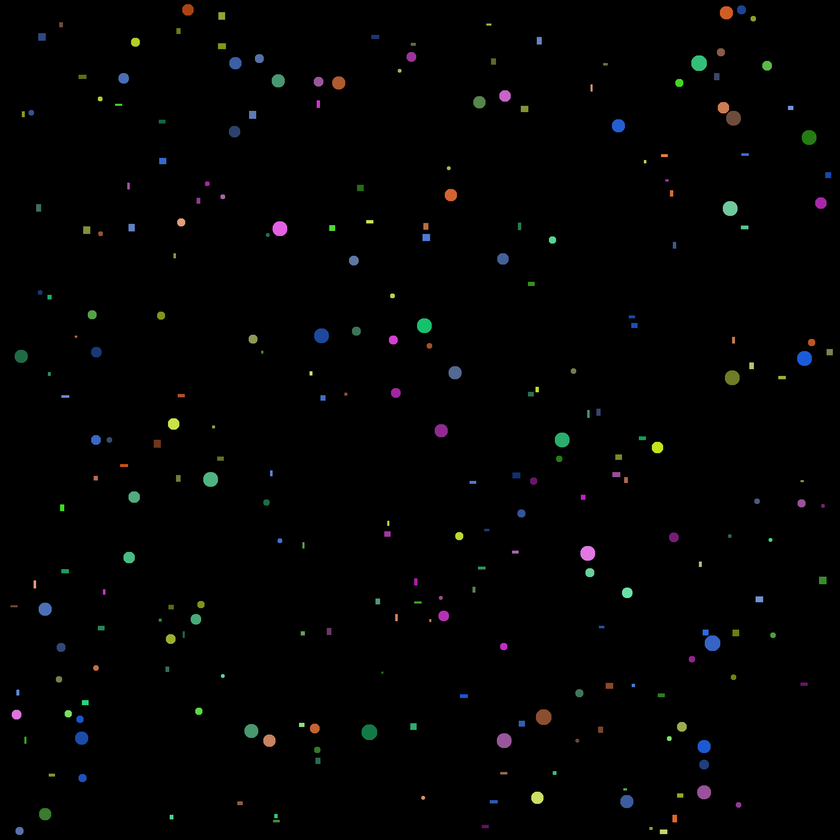
#> input picture balls-and-rects/balls_and_rects.png, 840 x 840 px, shrunk from 2000 x 2000 before the run
$ python main.py
#> lines starting #> are read from the running program, lines starting #| are printed output that depends on the picture; after the words box and inside, x2 and y2 are one past the last pixel; in counts of white or black regions, pixels touching at a corner belong together
import cv2
import matplotlib.pyplot as plt
import numpy as np
from skimage.measure import label, regionprops


image = plt.imread('balls_and_rects.png')
#> image is the input picture: shape (840, 840, 3) float32; mean R, G, B 0.00815, 0.00929, 0.00893
hsv = cv2.cvtColor(image, cv2.COLOR_RGB2HSV)
#> hsv: shape (840, 840, 3) float32; mean H, S, V 5.3, 0, 0
binary = image.mean(2) > 0
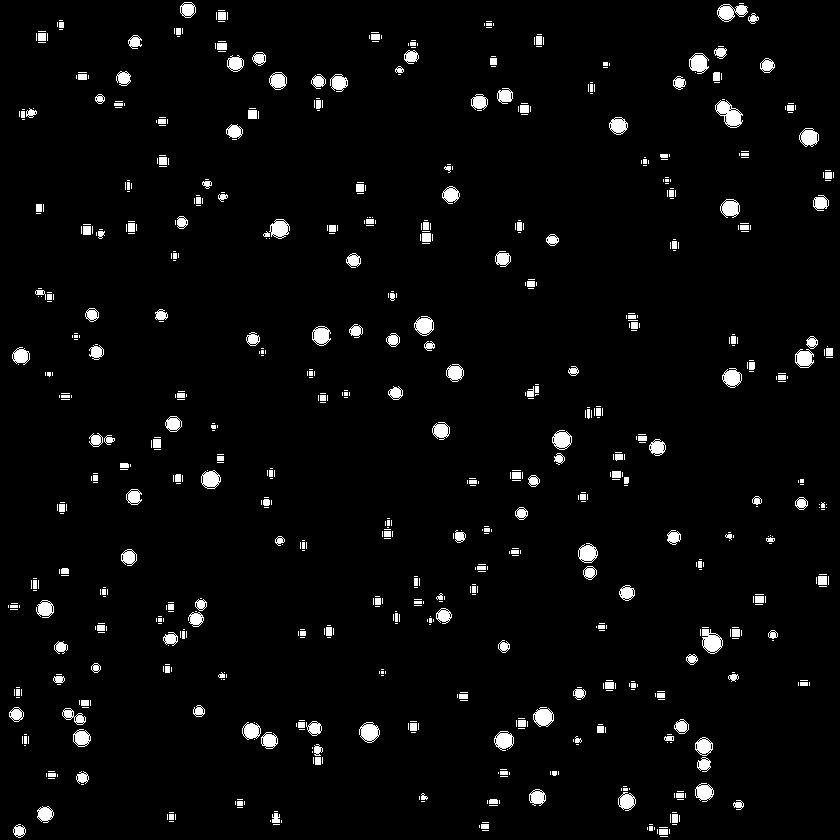
#> binary: shape (840, 840) bool; 3.5% white; 789 white regions (550 under 20 px)
labeled = label(binary)
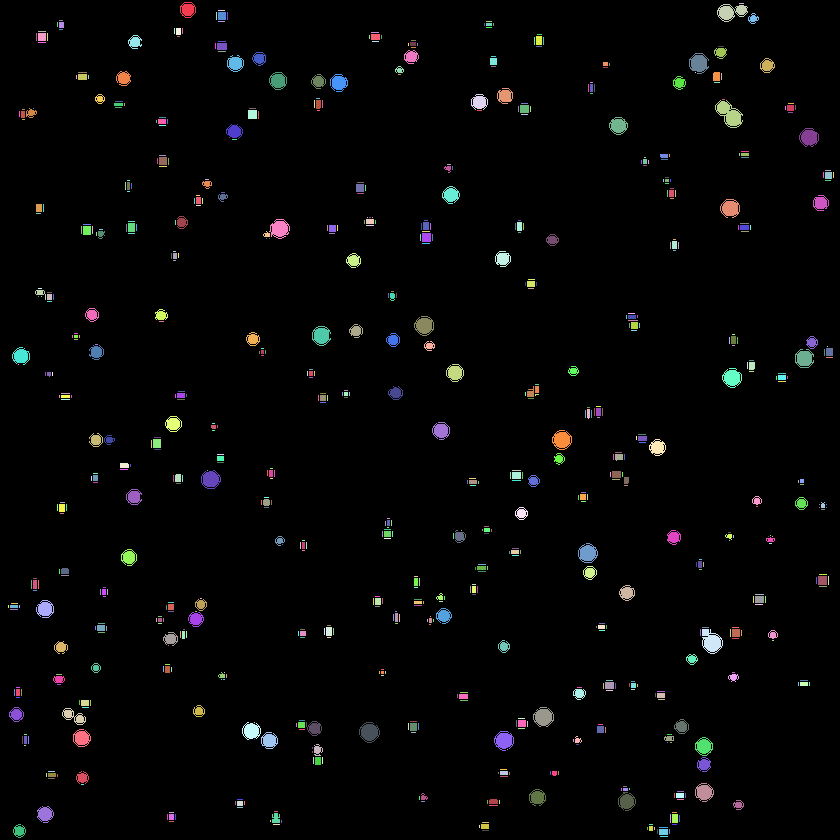
#> labeled: shape (840, 840) int32; 790 distinct labels, from 0 to 789; one colour per label, 0 black

print("All figures:", np.max(labeled))
#| All figures: 789

regions = regionprops(labeled)
#> regions = 789 regions; largest, box (x1, y1, x2, y2) and area: (715, 100, 743, 128) 411, (702, 629, 723, 654) 340, (717, 4, 748, 22) 321, (359, 722, 380, 743) 285, (533, 707, 554, 727) 283
colors = []
circles = []
rects = []
h = hsv[:, :, 0]
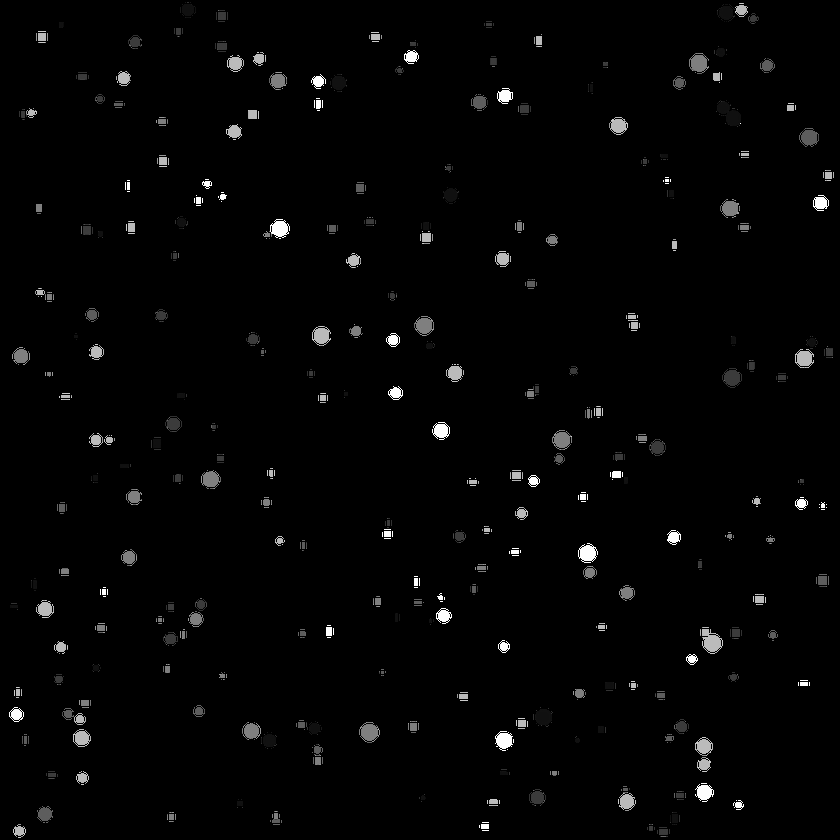
#> h: shape (840, 840) float32; min 0, max 300, mean 5.3; drawn with min black and max white

for region in regions:
    pixels = h[region.coords]
    r = h[region.bbox[0]:region.bbox[2], region.bbox[1]:region.bbox[3]]
    colors.extend(np.unique(r)[1:])
    if np.min(r) == 0.0:
        circles.append(r)
    else:
        rects.append(r)
#> this loop made 789 passes
#> r on passes 2, 5, 7: [[210, 240, 240, 240, 210]], [60, 60, 60, 60, 60, 60, 60, 60], [60, 60, 60, 60, 60, 60, 60, 60]
#> after the loop, circles = 292 items; colors = 7413 values, max 300 at index 518, min 8.57 at index 1148, mean 130.7; rects = 497 items

print("Rectangles:", len(rects))
#| Rectangles: 497
print("Circles:", len(circles))
#| Circles: 292

clusters = []
while colors:
    color1 = colors.pop(0)
    clusters.append([color1])
    for color2 in colors.copy():
        if abs(color1 - color2) < 5:
            clusters[-1].append(color2)
            colors.pop(colors.index(color2))
#> this loop made 27 passes
#> color1 on passes 1 to 12: 17.14, 30, 60, 240, 24, 180, 210, 218.2, 120, 68, 73.33, 90
#> after the loop, clusters = 27 items; colors = []

shades = {}

for cluster in clusters:
  shades[int(np.mean(cluster))] = {
      'circles': 0,
      'rects': 0
  }
#> this loop made 27 passes
#> cluster on passes 15, 24, 25, 26, 27: [12, 12, 8.57, 12, 12, 10, 12, 12, 12, 12], [200, 200, 200], [231.4], [40], [132]
#> after the loop, shades = 27 items

for shade in shades.keys():
  for i in range(len(circles)):
    if (shade-1) <= int(np.max(circles[i])) <= (shade+1):
      shades[shade]['circles'] += 1

  for i in range(len(rects)):
    if (shade-1) <= int(np.max(rects[i])) <= (shade+1):
      shades[shade]['rects'] += 1

  print(f"Shade {shade}: circles {shades[shade]['circles']}, rectangles {shades[shade]['rects']}")
#> this loop made 27 passes
#> shade on passes 1 to 12: 19, 29, 59, 240, 23, 179, 210, 219, 119, 69, 74, 90
#| Shade 19: circles 2, rectangles 1
#| Shade 29: circles 12, rectangles 5
#| Shade 59: circles 48, rectangles 73
#| Shade 240: circles 47, rectangles 74
#| Shade 23: circles 2, rectangles 6
#| Shade 179: circles 26, rectangles 66
#| Shade 210: circles 1, rectangles 6
#| Shade 219: circles 0, rectangles 9
#> (further printed lines are left out)


plt.imshow(image)
plt.show()
